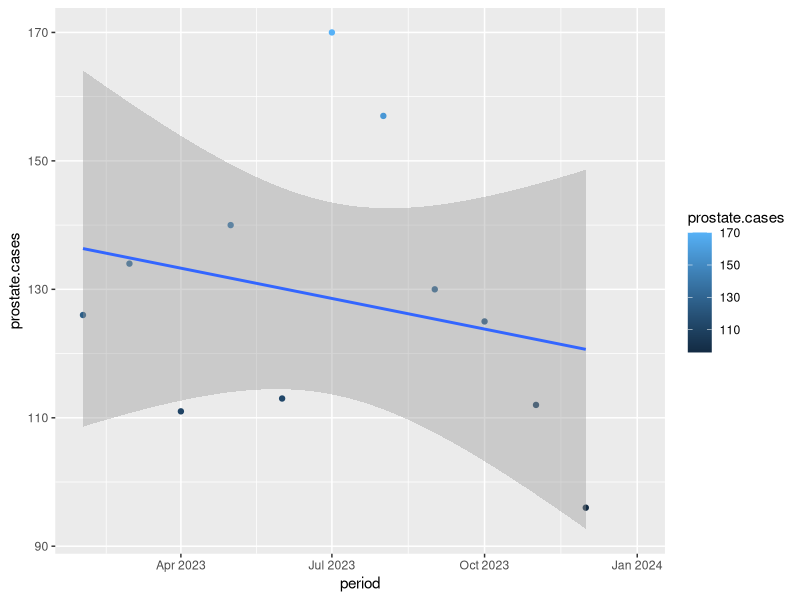
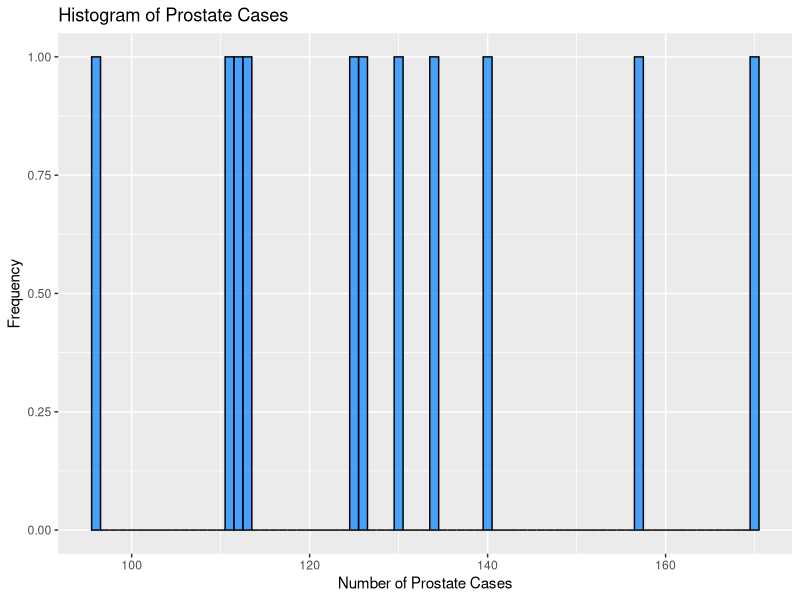
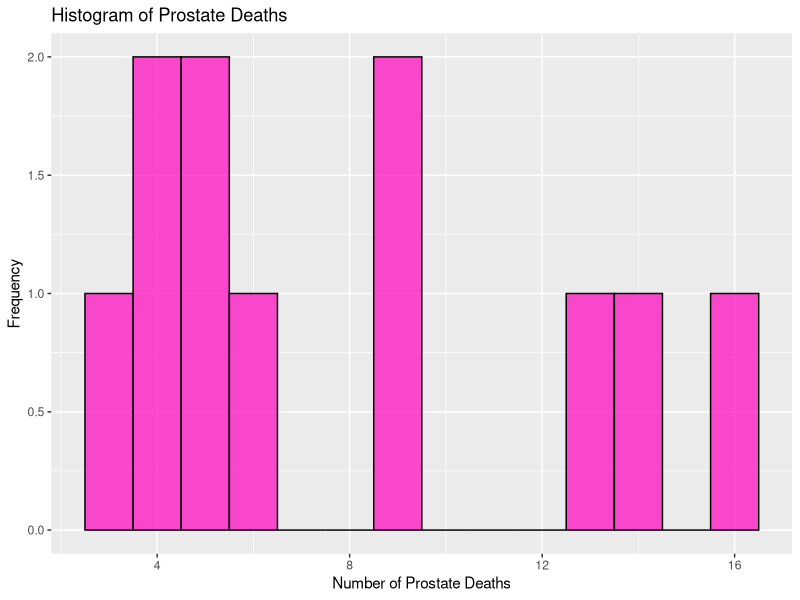
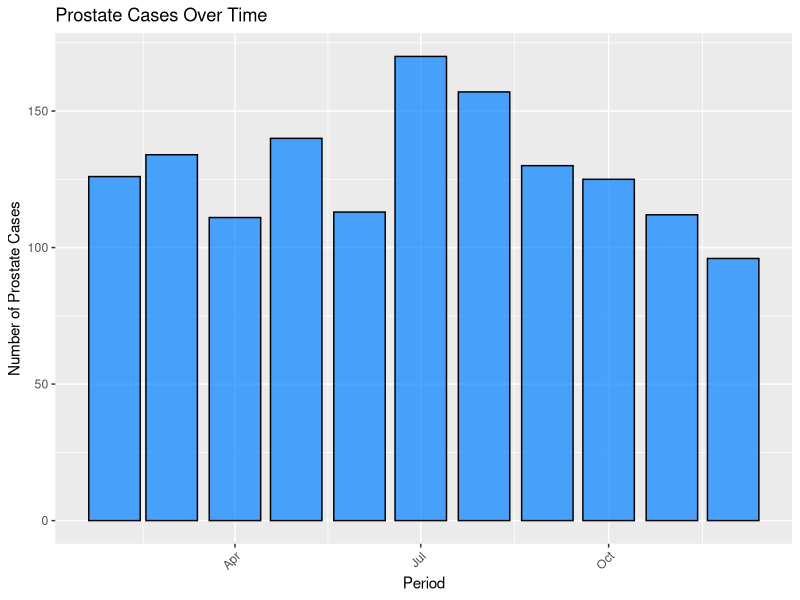
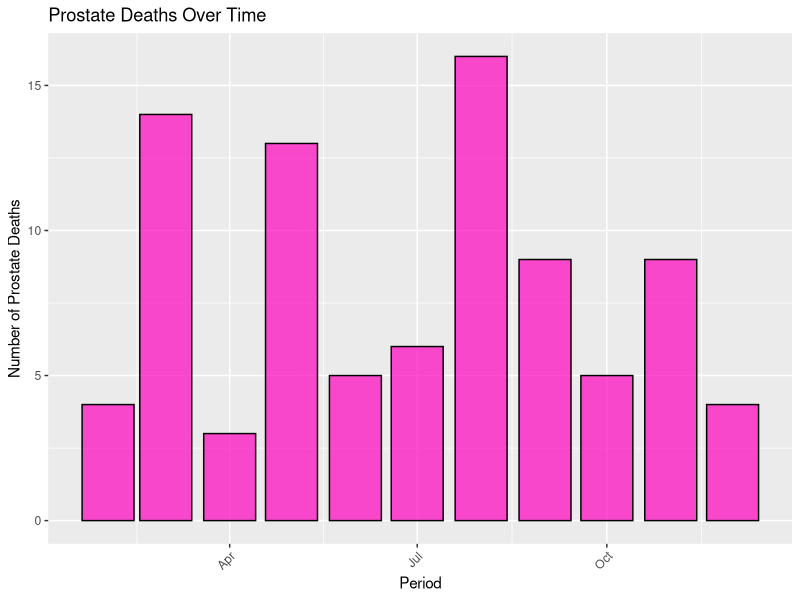
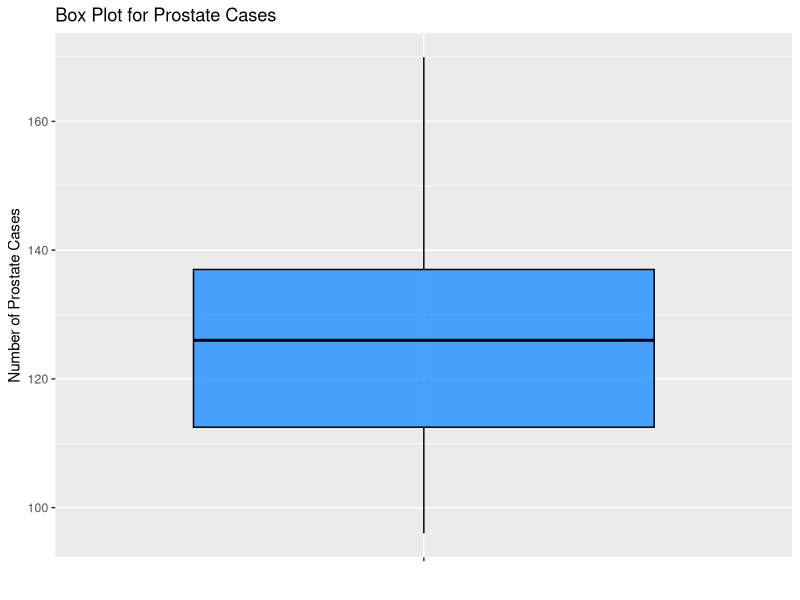
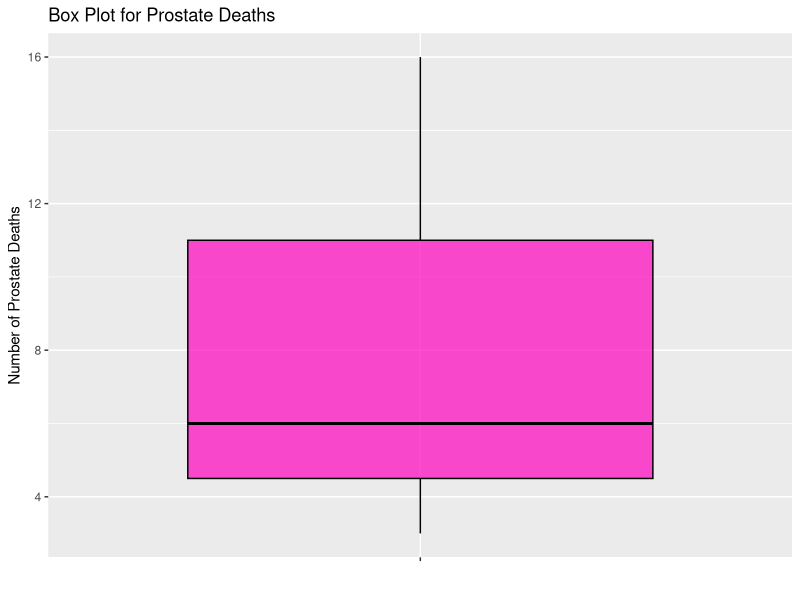
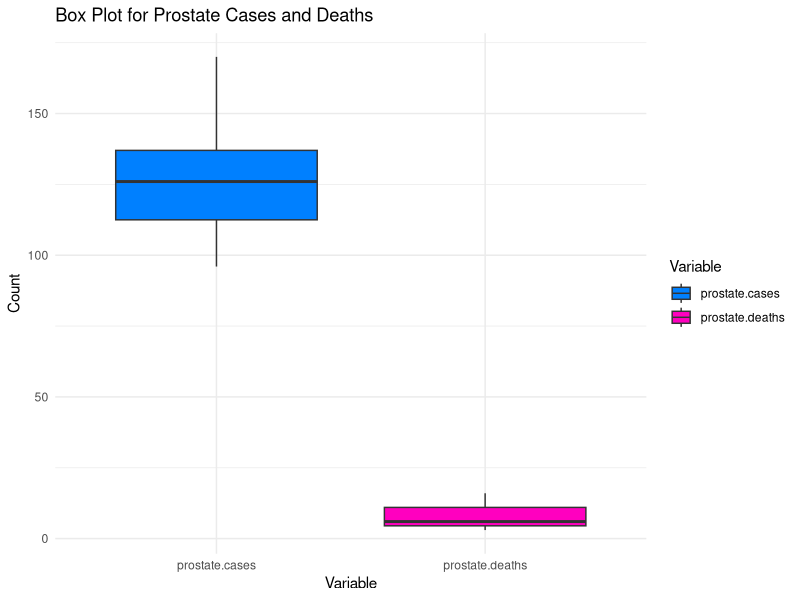

Recreate these plots in R, in order.

library(readr)
library(ggplot2)
data <- read_csv("data.csv")



### DATA CLEANING
#names(data)[names(data) == "$ 108-CAO3a. prostate (Cases)"] <- "Prostate Cases"
#new <- names(data)[names(data) == "$ 108-CAO3a. prostate (Deaths)"] <- "Prostate Deaths"

names(data) <- c("id","period","code", "description","kidney.cases", "kidney.deaths", "breast.cases", "breast.deaths", "prostate.cases","prostate.deaths", "lung.cases", "lung.deaths","liver.cases", "liver.deaths", "colon.cases", "colon.deaths", "others.cases", "others.deaths")

data$period <- as.Date(paste0(data$period, "01"), format = "%B %Y%d")

#print(data)

### Points
ggplot(data = data ) + 
  aes(x = period, y = prostate.cases)+
  geom_point(aes(color = prostate.cases))+
  geom_smooth(method =lm)

###HISTOGRAM
ggplot(data, aes(x = prostate.cases)) +
  geom_histogram(binwidth = 1, fill = "#0080ff", color = "black", alpha = 0.7) +
  labs(title = "Histogram of Prostate Cases",
       x = "Number of Prostate Cases",
       y = "Frequency")

ggplot(data, aes(x = prostate.deaths)) +
  geom_histogram(binwidth = 1, fill = "#ff00bf", color = "black", alpha = 0.7) +
  labs(title = "Histogram of Prostate Deaths",
       x = "Number of Prostate Deaths",
       y = "Frequency")

###BAR PLOT
ggplot(data, aes(x = period, y = prostate.cases)) +
  geom_bar(stat = "identity", fill = "#0080ff", color = "black", alpha = 0.7) +
  labs(title = "Prostate Cases Over Time",
       x = "Period",
       y = "Number of Prostate Cases") +
  theme(axis.text.x = element_text(angle = 45, hjust = 1)) 


ggplot(data, aes(x = period, y = prostate.deaths)) +
  geom_bar(stat = "identity", fill = "#ff00bf", color = "black", alpha = 0.7) +
  labs(title = "Prostate Deaths Over Time",
       x = "Period",
       y = "Number of Prostate Deaths") +
  theme(axis.text.x = element_text(angle = 45, hjust = 1)) 

ggplot(data, aes(x = "", y = prostate.cases)) +
  geom_boxplot(fill = "#0080ff", color = "black", alpha = 0.7) +
  labs(title = "Box Plot for Prostate Cases",
       x = "",
       y = "Number of Prostate Cases") +
  theme(axis.text.x = element_text(angle = 45, hjust = 1)) 
#ggplot(data) + aes(x = period, y = Sepal.Length, color = Species) + geom_boxplot()

ggplot(data, aes(x = "", y = prostate.deaths)) +
  geom_boxplot(fill = "#ff00bf", color = "black", alpha = 0.7) +
  labs(title = "Box Plot for Prostate Deaths",
       x = "",
       y = "Number of Prostate Deaths") +
  theme(axis.text.x = element_text(angle = 45, hjust = 1)) 
#ggplot(data) + aes(x = period, y = Sepal.Length, color = Species) + geom_boxplot()

library(tidyr)
data_long <- gather(data, key = "Variable", value = "Count", prostate.cases, prostate.deaths)

# Create a box plot for prostate cases and deaths
ggplot(data_long, aes(x = Variable, y = Count, fill = Variable)) +
  geom_boxplot() +
  labs(title = "Box Plot for Prostate Cases and Deaths",
       x = "Variable",
       y = "Count") +
  scale_fill_manual(values = c("#0080ff", "#ff00bf")) +
  theme_minimal()

ggplot(data, aes(x = prostate.cases, fill = period)) +
  geom_density(alpha = 0.7, color = "black") +
  labs(title = "Density Plot for Prostate Cases",
       x = "Number of Prostate Cases",
       y = "Density") +
  theme_minimal()

### LINE PLOT
ggplot(data) +
  aes(x = period, y = prostate.deaths) +
  labs(x="Period", y="Prostate deaths")+
  ggtitle("Line plot of prostate deaths by Period")+
  geom_line()

ggplot(data) +
  aes(x = period, y = prostate.cases) +
  labs(x="Period", y="Prostate cases")+
  ggtitle("Line plot of prostate cases by Period")+
  geom_line()

ggplot(data, aes(x = period)) +
  geom_line(aes(y = prostate.cases, color = "Prostate Cases"), size = 1.5) +
  geom_line(aes(y = prostate.deaths, color = "Prostate Deaths"), size = 1.5, linetype = "dashed") +
  labs(title = "Prostate Cases and Deaths Over Time",
       x = "Period",
       y = "Count",
       color = "Legend") +
  theme_minimal() +
  scale_color_manual(values = c("Prostate Cases" = "#0080ff", "Prostate Deaths" = "#ff00bf"))

## AREA PLOT
ggplot(data) +
  aes(x = period, y = prostate.cases) +
  labs(x="Period", y="Prostate cases")+
  ggtitle("Area plot of prostate cases by period")+
  geom_area()

ggplot(data) +
  aes(x = period, y = prostate.deaths) +
  labs(x="Period", y="Prostate deaths")+
  ggtitle("Area plot of prostate Deaths by period")+
  geom_area()

# Create an area plot for prostate cases and deaths
ggplot(data_long, aes(x = period, y = Count, fill = Variable)) +
  geom_area() +
  labs(title = "Area Plot for Prostate Cases and Deaths",
       x = "Period",
       y = "Count",
       fill = "Variable") +
  scale_fill_manual(values = c("#0080ff", "#ff00bf")) +
  theme_minimal()


